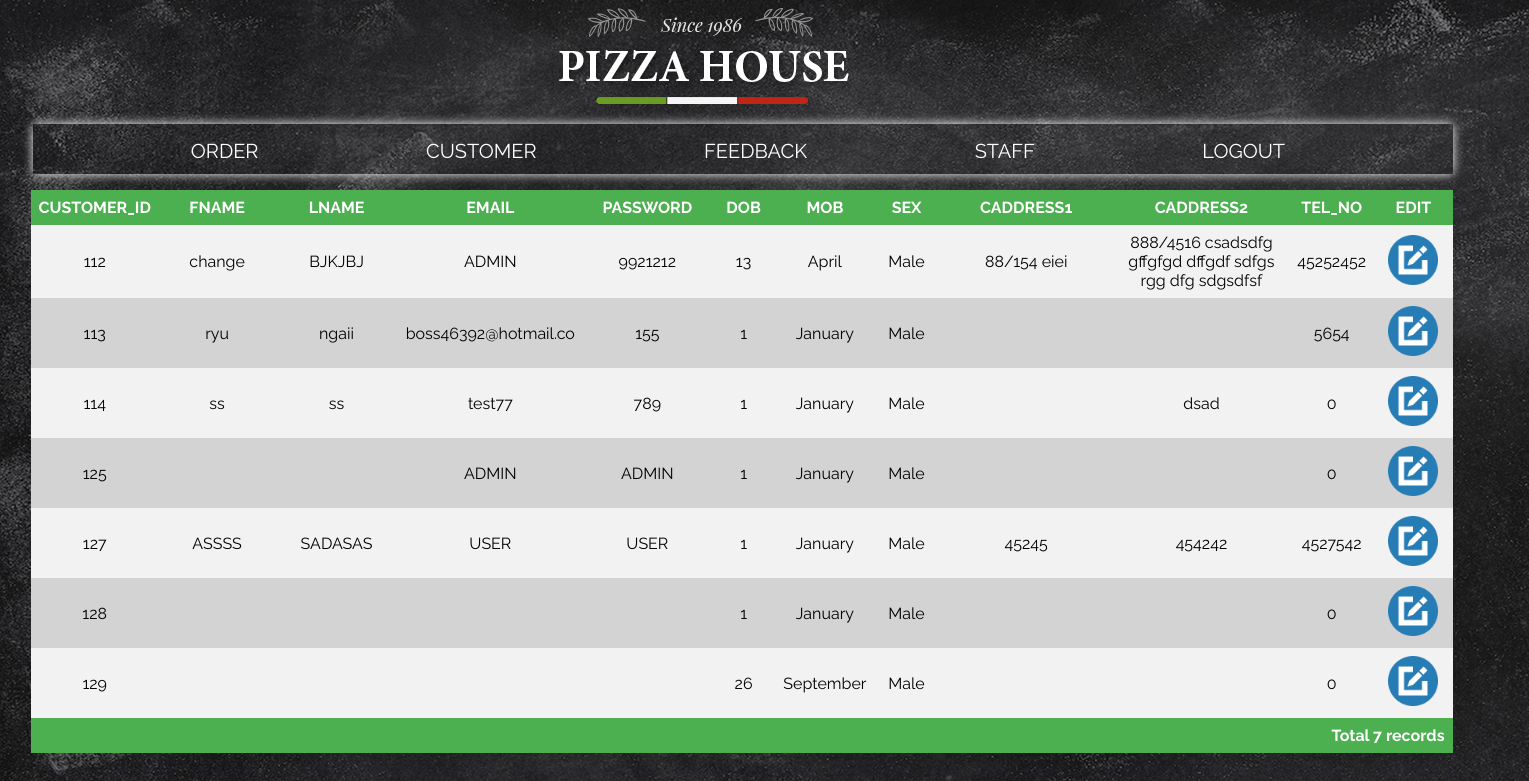
Screenshot of /amcustomer.php with the database file from the repository.
### tables this page shows
CREATE TABLE `customer` (
  `CUSTOMER_ID` int(10) NOT NULL,
  `FNAME` varchar(20) NOT NULL,
  `LNAME` varchar(20) NOT NULL,
  `EMAIL` varchar(20) NOT NULL,
  `CPASSWORD` varchar(30) NOT NULL,
  `DOB` varchar(20) NOT NULL,
  `MOB` varchar(10) NOT NULL,
  `SEX` varchar(10) NOT NULL,
  `CADDRESS1` varchar(255) NOT NULL,
  `CADDRESS2` varchar(255) NOT NULL,
  `TEL_NO` int(15) NOT NULL
);

### amcustomer.php (the view, shortened to what this page needs)
<!DOCTYPE html>
<html lang="en">
<head>
    <link rel="stylesheet" href="css/style8.css">
</head>
<body>
<div class="menubar1" >
                <div class="container">
                    <div class="logo">
                        <img src="logo.png" >
                    </div>
                    <ul class="menu">
                    <li>
                    <a href="orderAD.php">ORDER</a>
                    </li>
                    <li>
                    <a href="amcustomer.php">CUSTOMER</a>
                    </li>
                    <li>
                    <a href="FEEDBACK.php">FEEDBACK</a>
                    </li>
                    <li>
                    <a href="ADMINstaff.php" >STAFF</a>
                    </li>
                    <li>
                        <a href="inup.php">LOGOUT</a>
                    </li>
                </ul>
                </div>
            </div>
                <?php
				require_once('dbcon.php');
			?>
</head>
            <table>
                <col width="3%">
                <col width="10%">
                <col width="10%">
                <col width="10%">
                <col width="10%">
                <col width="5%">
                <col width="5%">
                <col width="5%">
                <col width="15%">
                <col width="15%">
                <col width="6%">
                <col width="6%">
            <?php
                echo'<tr>
                    <th>CUSTOMER_ID</th>
                    <th>FNAME</th>
                    <th>LNAME</th>
                    <th>EMAIL</th>
                    <th>PASSWORD</th>
                    <th>DOB</th>
                    <th>MOB</th>
                    <th>SEX</th>
                    <th>CADDRESS1</th>
                    <th>CADDRESS2</th>
                    <th>TEL_NO</th>
                    <th>EDIT</th>
                </tr>';
                ?>
                <?php
				 	$q="SELECT * from customer GROUP BY CUSTOMER_ID";
					$result=$mysqli->query($q);
				 while($row=$result->fetch_array()){ ?>
                 <tr>
                    <td align=center><?=$row['CUSTOMER_ID']?></td>
                    <td align=center><?=$row['FNAME']?></td>
                    <td align=center><?=$row['LNAME']?></td>
                    <td align=center><?=$row['EMAIL']?></td>
                    <td align=center><?=$row['CPASSWORD']?></td>
                    <td align=center><?=$row['DOB']?></td>
                    <td align=center><?=$row['MOB']?></td>
                    <td align=center><?=$row['SEX']?></td>
                    <td align=center><?=$row['CADDRESS1']?></td>
                    <td align=center><?=$row['CADDRESS2']?></td>
                    <td align=center><?=$row['TEL_NO']?></td>
                    <td align=center><a href='amcustomerE.php?customerid=<?=$row['CUSTOMER_ID']?>'><img src='edit-512.png' weight='50px' height='50px'></a></td>
                </tr>
				<?php } ?>
			<?php $count=$result->num_rows;
					echo "<tr><th colspan=12 align=right>Total $count records</th></tr>";
		 ?>
            </table>
        </html>
</body>

### css/style8.css (style rules this page uses)
body { margin-left: 2%; margin-right: 5%; padding: 500; font-family: 'Raleway', sans-serif; background: #666 url(../bg1.jpg); }
.menubar1 { margin-left: 3%; }
.menubar1 .menu { width: 100%; height: 50px; background: #ffffff00; box-shadow: 0 0 10px rgb(255, 255, 255); }
.menubar1 ul.menu { list-style: none; float: right; }
.menubar1 ul.menu li { padding-top: 15px; float: left; margin-left: 2%; margin-right: 50px; }
.menubar1 ul.menu li a { text-decoration: none; color: rgb(255, 255, 255); border-bottom: 2px solid transparent; padding-bottom: 20px; transition: all 0.3s ease; font-size: 20px; margin-left: 90px; }
.menubar1 .logo { width: 100%; height: 100px; padding-left: 35%; }

### amcustomer.php (style rules this page uses)
table { border-collapse: collapse; width: 100%; margin-left: 0px; }
th, td { padding: 8px; }
tr:nth-child(even) { background-color: #f2f2f2 }
tr:nth-child(odd) { background-color: #D3D3D3 }
th { background-color: #4CAF50; color: white; }

### rows the page displays
customer: CUSTOMER_ID "112", FNAME "change", LNAME "BJKJBJ", EMAIL "ADMIN", CPASSWORD "9921212", DOB "13", MOB "April", SEX "Male", CADDRESS1 "88/154 eiei", CADDRESS2 "888/4516 csadsdfg gffgfgd dffgdf sdfgs rgg dfg sdgsdfsf", TEL_NO "45252452"
customer: CUSTOMER_ID "113", FNAME "ryu", LNAME "ngaii", EMAIL "boss46392@hotmail.co", CPASSWORD "155", DOB "1", MOB "January", SEX "Male", TEL_NO "5654"
customer: CUSTOMER_ID "114", FNAME "ss", LNAME "ss", EMAIL "test77", CPASSWORD "789", DOB "1", MOB "January", SEX "Male", CADDRESS2 "dsad", TEL_NO "0"
customer: CUSTOMER_ID "125", EMAIL "ADMIN", CPASSWORD "ADMIN", DOB "1", MOB "January", SEX "Male", TEL_NO "0"
customer: CUSTOMER_ID "127", FNAME "ASSSS", LNAME "SADASAS", EMAIL "USER", CPASSWORD "USER", DOB "1", MOB "January", SEX "Male", CADDRESS1 "45245", CADDRESS2 "454242", TEL_NO "4527542"
customer: CUSTOMER_ID "128", DOB "1", MOB "January", SEX "Male", TEL_NO "0"
customer: CUSTOMER_ID "129", DOB "26", MOB "September", SEX "Male", TEL_NO "0"

### other values shown
$count "7"
